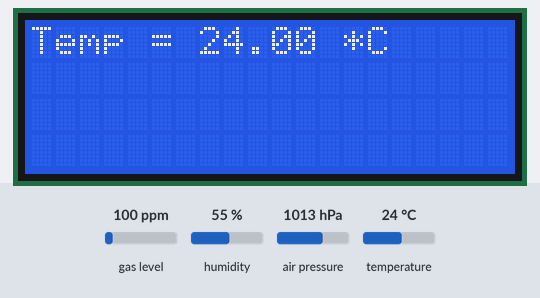
This sketch was run on a simulated Arduino Uno, built with avr-gcc and run on an emulated ATmega328P. Shown: 20×4 character LCD. The test bench sets the inputs (shaded band); at power-on: air pressure 1013 hPa, gas level 100 ppm, humidity 55 %, temperature 24 °C. What the sketch prints to the serial monitor is not drawn.

Above: at 1.2 s.
1.3 s: air pressure set to 952 hPa
6.0 s: gas level set to 20 ppm
At 10.4 s:
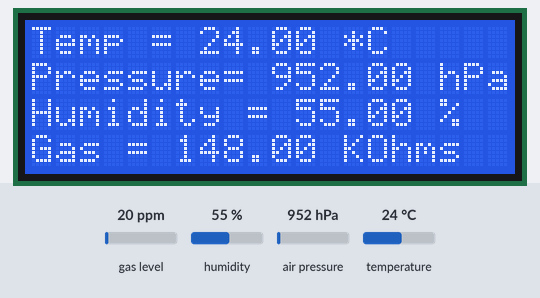
17.4 s: humidity set to 22 %
At 22.0 s:
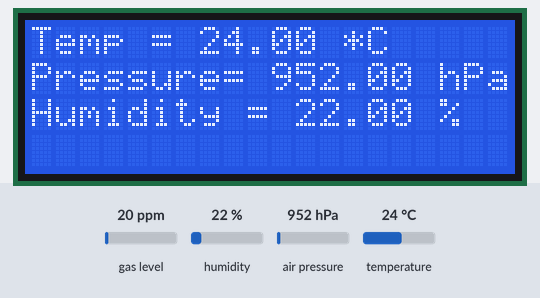
22.7 s: temperature set to 12 °C
At 27.0 s:
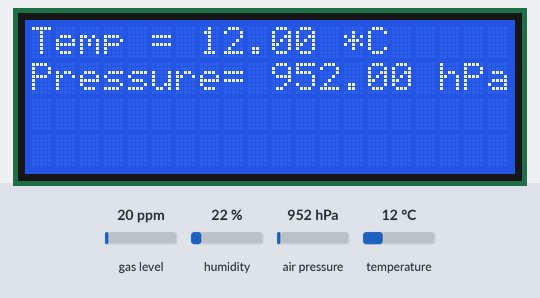
27.4 s: gas level set to 250 ppm
At 35.7 s:
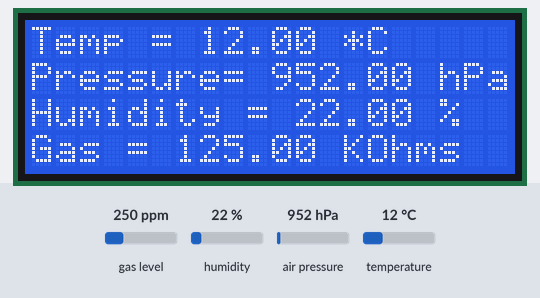
Timing chart, 0 to 37.2 s (numbered marks = the images above; inputs shaded):
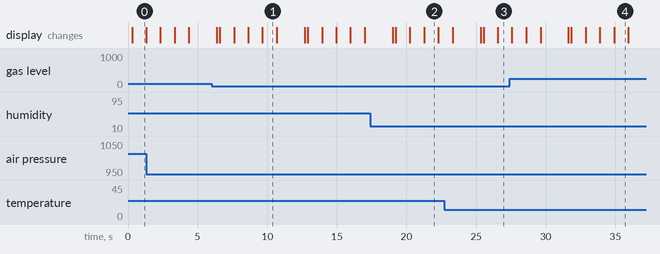

Measured:
- what the display in image 1 shows lasts 1.0 s, from 9.7 s to 10.7 s

The sketch:

bme680_arduino.ino
```cpp
/*
Example for BME680 Sensor with Arduino Uno.
By: RoboticX Team
*/

#include <Wire.h>
#include <Adafruit_Sensor.h>
#include "Adafruit_BME680.h"
#include <LiquidCrystal_I2C.h>

// Define I2C address and LCD parameters
const int I2C_ADDRESS = 0x27;  // I2C address of the LCD module
const int LCD_COLS = 20;       // Number of LCD columns
const int LCD_ROWS = 4;        // Number of LCD rows

// Create an LCD object
LiquidCrystal_I2C lcd(I2C_ADDRESS, LCD_COLS, LCD_ROWS);

#define SEALEVELPRESSURE_HPA (1013.25)

Adafruit_BME680 bme; // I2C

void setup() {
  Serial.begin(115200);

  // Initialize I2C communication
  Wire.begin();

  while (!Serial);
  Serial.println(F("BME680 async test"));

  if (!bme.begin()) {
    Serial.println(F("Could not find a valid BME680 sensor, check wiring!"));
    while (1);
  }
    // Initialize the LCD and clear the display
  lcd.init();
  lcd.clear();

  // Turn ON LCD Backlight
  lcd.backlight();

  // Set up oversampling and filter initialization
  bme.setTemperatureOversampling(BME680_OS_8X);
  bme.setHumidityOversampling(BME680_OS_2X);
  bme.setPressureOversampling(BME680_OS_4X);
  bme.setIIRFilterSize(BME680_FILTER_SIZE_3);
  bme.setGasHeater(320, 150); // 320*C for 150 ms
}

void loop() {
  // Tell BME680 to begin measurement.
  unsigned long endTime = bme.beginReading();
  if (endTime == 0) {
    Serial.println(F("Failed to begin reading :("));
    return;
  }
  Serial.print(F("Reading started at "));
  Serial.print(millis());
  Serial.print(F(" and will finish at "));
  Serial.println(endTime);

  delay(50);

  if (!bme.endReading()) {
    Serial.println(F("Failed to complete reading :("));
    return;
  }

  // Read BME-680 Sensor Values
  float temperature = bme.temperature;
  float pressure = bme.pressure / 100.0;
  float humidity = bme.humidity;
  float gas = bme.gas_resistance / 1000.0;
  float approx_altitude = bme.readAltitude(SEALEVELPRESSURE_HPA);

  Serial.print(F("Reading completed at "));
  Serial.println(millis());

  Serial.print(F("Temperature = "));
  Serial.print(temperature);
  Serial.println(F(" *C"));

  lcd.setCursor(0, 0);
  lcd.print("Temp = ");
  lcd.print(temperature);
  lcd.print(" *C");

  delay(1000);

  Serial.print(F("Pressure = "));
  Serial.print(pressure);
  Serial.println(F(" hPa"));

  lcd.setCursor(0, 1);
  lcd.print("Pressure= ");
  lcd.print(pressure);
  lcd.print(" hPa");

  delay(1000);

  Serial.print(F("Humidity = "));
  Serial.print(humidity);
  Serial.println(F(" %"));

  lcd.setCursor(0, 2);
  lcd.print("Humidity = ");
  lcd.print(humidity);
  lcd.print(" %");

  delay(1000);

  Serial.print(F("Gas = "));
  Serial.print(gas);
  Serial.println(F(" KOhms"));

  lcd.setCursor(0, 3);
  lcd.print("Gas = ");
  lcd.print(gas);
  lcd.print(" KOhms");

  delay(1000);

  lcd.clear();

  Serial.print(F("Approx. Altitude = "));
  Serial.print(approx_altitude);
  Serial.println(F(" m"));

  lcd.setCursor(0, 0);
  lcd.print("Approx. Altitude = ");
  lcd.setCursor(0, 1);
  lcd.print(approx_altitude);
  lcd.print(" m");

  Serial.println();
  delay(2000);
  lcd.clear();
}
```
